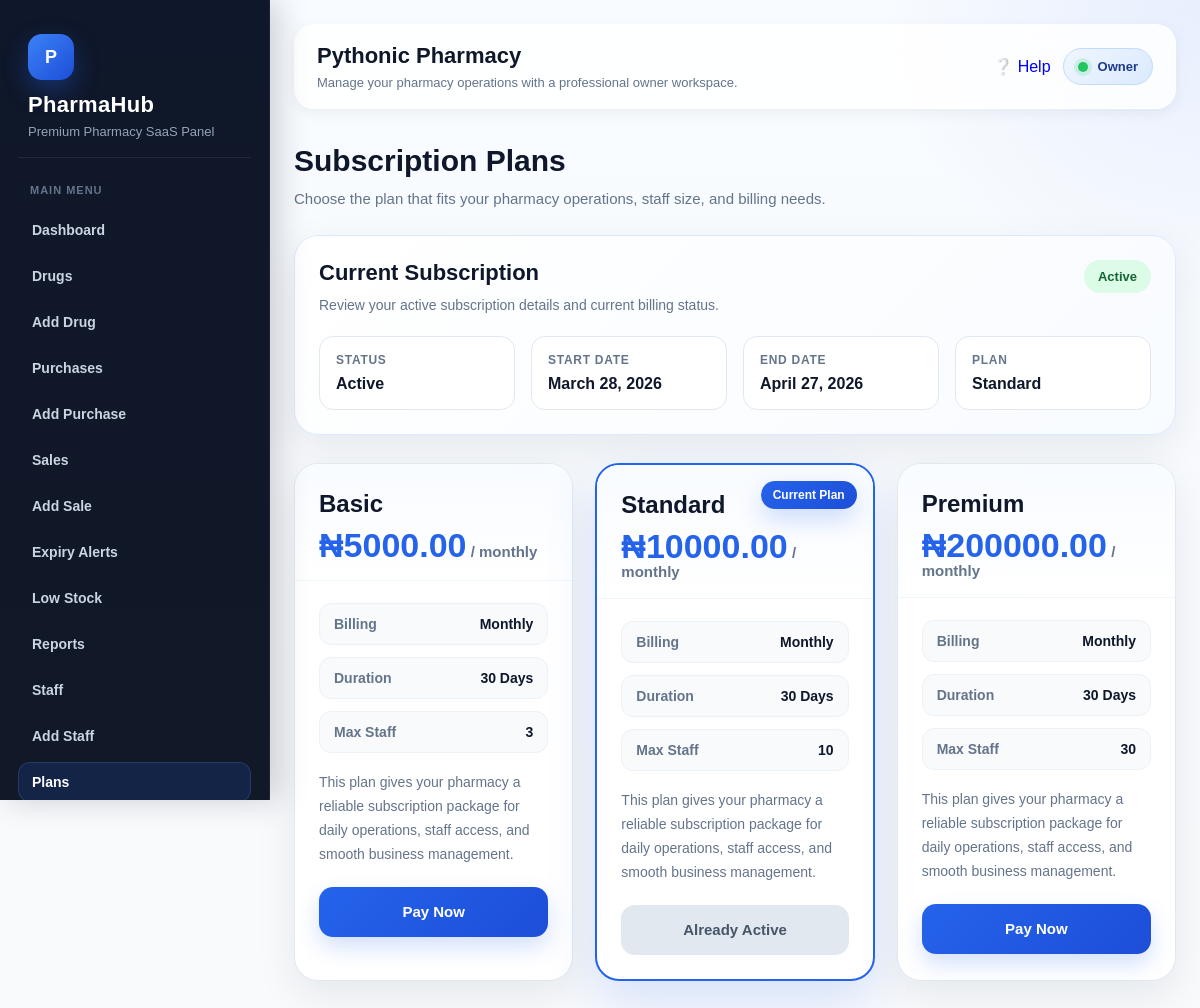
/subscriptions/plans/ (signed in), run on the app's committed database.
### accounts/models.py (models this page shows, shortened)
class User(AbstractUser):
    ROLE_CHOICES = (
        ('owner', 'Owner'),
        ('admin', 'Admin'),
        ('pharmacist', 'Pharmacist'),
        ('cashier', 'Cashier'),
        ('staff', 'Staff'),
    )
    pharmacy = models.ForeignKey(
        Pharmacy,
        on_delete=models.CASCADE,
        related_name='users',
        null=True,
        blank=True
    )
    role = models.CharField(max_length=20, choices=ROLE_CHOICES, default='staff')

### pharmacies/models.py (models this page shows, shortened)
class Pharmacy(models.Model):
    name = models.CharField(max_length=255)
    email = models.EmailField(unique=True)
    phone = models.CharField(max_length=20, blank=True, null=True)
    address = models.TextField(blank=True, null=True)
    is_active = models.BooleanField(default=True)
    is_suspended_by_owner = models.BooleanField(default=False)
    suspension_reason = models.CharField(max_length=255, blank=True, null=True)
    created_at = models.DateTimeField(auto_now_add=True)
    class Meta:
        ordering = ['name']

### subscriptions/models.py (models this page shows, shortened)
class Subscription(models.Model):
    STATUS_CHOICES = (
        ('trial', 'Trial'),
        ('active', 'Active'),
        ('expired', 'Expired'),
        ('pending', 'Pending'),
        ('cancelled', 'Cancelled'),
    )
    pharmacy = models.ForeignKey(
        Pharmacy,
        on_delete=models.CASCADE,
        related_name='subscriptions'
    )
    plan = models.ForeignKey(
        Plan,
        on_delete=models.SET_NULL,
        null=True,
        blank=True
    )
    status = models.CharField(max_length=20, choices=STATUS_CHOICES, default='pending')
    start_date = models.DateField()
    end_date = models.DateField()
    is_current = models.BooleanField(default=True)
    @property
    def is_active_subscription(self):
        today = timezone.now().date()
        return self.status in ['trial', 'active'] and self.end_date >= today

class Plan(models.Model):
    BILLING_CHOICES = (
        ('monthly', 'Monthly'),
        ('yearly', 'Yearly'),
    )
    name = models.CharField(max_length=100)
    price = models.DecimalField(max_digits=12, decimal_places=2)
    billing_cycle = models.CharField(max_length=20, choices=BILLING_CHOICES, default='monthly')
    duration_days = models.PositiveIntegerField(default=30)
    max_staff = models.PositiveIntegerField(default=3)
    description = models.TextField(blank=True, null=True)
    is_active = models.BooleanField(default=True)

### subscriptions/views.py (the view)
# urls.py: path('plans/', views.plan_list, name='plan_list'),
@login_required
def plan_list(request):
    plans = Plan.objects.filter(is_active=True)
    current_subscription = Subscription.objects.filter(
        pharmacy=request.user.pharmacy,
        is_current=True
    ).first()
    return render(request, 'subscriptions/plan_list.html', {
        'plans': plans,
        'current_subscription': current_subscription,
    })

### templates/subscriptions/plan_list.html (shortened to what this page needs)
{% extends 'base.html' %}
{% load static %}
{% block content %}
<div class="page-shell">
    <div class="page-header">
        <div>
            <h2>Subscription Plans</h2>
            <p>Choose the plan that fits your pharmacy operations, staff size, and billing needs.</p>
        </div>
    </div>
    {% if current_subscription %}
    <div class="status-card">
        <div class="status-card-header">
            <div>
                <h3>Current Subscription</h3>
                <p>Review your active subscription details and current billing status.</p>
            </div>
            <span class="status-pill {{ current_subscription.status|lower }}">
                {{ current_subscription.status }}
            </span>
        </div>
        <div class="status-grid">
            <div class="status-item">
                <div class="status-label">Status</div>
                <div class="status-value">{{ current_subscription.status }}</div>
            </div>
            <div class="status-item">
                <div class="status-label">Start Date</div>
                <div class="status-value">{{ current_subscription.start_date }}</div>
            </div>
            <div class="status-item">
                <div class="status-label">End Date</div>
                <div class="status-value">{{ current_subscription.end_date }}</div>
            </div>
            <div class="status-item">
                <div class="status-label">Plan</div>
                <div class="status-value">
                    {% if current_subscription.plan %}
                        {{ current_subscription.plan.name }}
                    {% else %}
                        Trial
                    {% endif %}
                </div>
            </div>
        </div>
    </div>
    {% endif %}
    {% if plans %}
    <div class="plans-grid">
        {% for plan in plans %}
        <div class="plan-card {% if current_subscription.plan and current_subscription.plan.id == plan.id and current_subscription.is_active_subscription %}current-plan{% endif %}">
            {% if current_subscription.plan and current_subscription.plan.id == plan.id and current_subscription.is_active_subscription %}
                <div class="plan-badge">Current Plan</div>
            {% endif %}
            <div class="plan-card-header">
                <h3 class="plan-name">{{ plan.name }}</h3>
                <p class="plan-price">
                    <strong>₦{{ plan.price }}</strong>
                    <span>/ {{ plan.billing_cycle }}</span>
                </p>
            </div>
            <div class="plan-body">
                <div class="feature-list">
                    <div class="feature-item">
                        <span class="label">Billing</span>
                        <span class="value">{{ plan.billing_cycle }}</span>
                    </div>
                    <div class="feature-item">
                        <span class="label">Duration</span>
                        <span class="value">{{ plan.duration_days }} days</span>
                    </div>
                    <div class="feature-item">
                        <span class="label">Max Staff</span>
                        <span class="value">{{ plan.max_staff }}</span>
                    </div>
                </div>
                <p class="plan-description">
                    {% if plan.description %}
                        {{ plan.description }}
                    {% else %}
                        This plan gives your pharmacy a reliable subscription package for daily operations, staff access, and smooth business management.
                    {% endif %}
                </p>
                <div class="plan-footer">
                    {% if current_subscription.plan and current_subscription.plan.id == plan.id and current_subscription.is_active_subscription %}
                        <span class="current-btn">Already Active</span>
                    {% else %}
                        <a href="{% url 'choose_plan' plan.id %}" class="pay-btn">Pay Now</a>
                    {% endif %}
                </div>
            </div>
        </div>
        {% endfor %}
    </div>
    {% else %}
    <div class="empty-plans">
        No subscription plans are available at the moment.
    </div>
    {% endif %}
</div>
{% endblock %}

### templates/base.html (shortened to what this page needs)
<!DOCTYPE html>
<html lang="en">
<head>
</head>
<body>
{% if user.is_authenticated %}
    <div class="layout">
        <aside class="sidebar">
            <div class="brand-box">
                <div class="brand-logo">P</div>
                <h1 class="brand-title">PharmaHub</h1>
                <p class="brand-subtitle">Premium Pharmacy SaaS Panel</p>
            </div>
            <div class="nav-section">
                <div class="nav-label">Main Menu</div>
                {% if user.role == 'owner' or user.role == 'staff' or user.role == 'cashier' or user.role == 'pharmacist' %}
                    <a href="{% url 'dashboard' %}">Dashboard</a>
                    <a href="{% url 'drug_list' %}">Drugs</a>
                {% endif %}
                {% if user.role == 'owner' %}
                    <a href="{% url 'add_drug' %}">Add Drug</a>
                    <a href="{% url 'purchase_list' %}">Purchases</a>
                    <a href="{% url 'add_purchase' %}">Add Purchase</a>
                    <a href="{% url 'sale_list' %}">Sales</a>
                    <a href="{% url 'add_sale' %}">Add Sale</a>
                    <a href="{% url 'expiry_alerts' %}">Expiry Alerts</a>
                    <a href="{% url 'low_stock' %}">Low Stock</a>
                    <a href="{% url 'report_home' %}">Reports</a>
                    <a href="{% url 'staff_list' %}">Staff</a>
                    <a href="{% url 'add_staff' %}">Add Staff</a>
                    <a href="{% url 'plan_list' %}">Plans</a>
                {% elif user.role == 'cashier' or user.role == 'pharmacist' or user.role == 'staff' %}
                    <a href="{% url 'sale_list' %}">Sales</a>
                    <a href="{% url 'add_sale' %}">Add Sale</a>
                    <a href="{% url 'purchase_list' %}">Purchases</a>
                    <a href="{% url 'add_purchase' %}">Add Purchase</a>
                {% endif %}
            </div>
        </aside>
        <main class="main">
            <div class="topbar">
                <div class="topbar-content">
                    <div class="topbar-left">
                        <h2>
                            {% if user.pharmacy %}
                                {{ user.pharmacy.name }}
                            {% else %}
                                Dashboard
                            {% endif %}
                        </h2>
                        <p>Manage your pharmacy operations with a professional owner workspace.</p>
                    </div>
                    <div class="topbar-right">
                        {% url 'help' as help_url %}
                        <a href="{{ help_url }}" class="topbar-help-btn {% if request.path == help_url %}active{% endif %}">
                            <span>❔</span>
                            <span>Help</span>
                        </a>
                        <div class="user-badge">
                            <span class="dot"></span>
                            {{ user.role|title }}
                        </div>
                    </div>
                </div>
            </div>
            {% block content %}{% endblock %}
        </main>
    </div>
{% endif %}
</body>
</html>

### templates/base.html (style rules this page uses)
:root { --bg: #f5f7fb; --surface: #ffffff; --surface-2: #f8fafc; --border: #e5e7eb; --text: #0f172a; --muted: #64748b; --primary: #2563eb; --primary-dark: #1d4ed8; --success-bg: #dcfce7; --success-text: #166534; --error-bg: #fee2e2; --error-text: #991b1b; --warning: #ea580c; --danger: #dc2626; --sidebar-top: #0f172a; --sidebar-bottom: #111827; --sidebar-text: #cbd5e1; --sidebar-active-bg: rgba(37, 99, 235, 0.16); --sidebar-active-text: #ffffff; --shadow-sm: 0 4px 14px rgba(15, 23, 42, 0.06); --shadow-md: 0 10px 30px rgba(15, 23, 42, 0.08); --shadow-lg: 0 20px 45px rgba(15, 23, 42, 0.12); --radius-sm: 10px; --radius-md: 16px; --radius-lg: 22px; --transition: all 0.25s ease; }
* { box-sizing: border-box; }
html { scroll-behavior: smooth; }
body { margin: 0; font-family: Arial, sans-serif; background: radial-gradient(circle at top right, rgba(37, 99, 235, 0.08), transparent 20%), linear-gradient(180deg, #f8fbff 0%, var(--bg) 100%); color: var(--text); min-height: 100vh; overflow-x: hidden; }
a { text-decoration: none; }
.layout { display: flex; min-height: 100vh; }
.sidebar { width: 270px; background: linear-gradient(180deg, var(--sidebar-top) 0%, var(--sidebar-bottom) 100%); color: white; padding: 24px 18px; position: fixed; top: 0; left: 0; height: 100vh; overflow-y: auto; transition: var(--transition); z-index: 1000; border-right: 1px solid rgba(255,255,255,0.05); box-shadow: 8px 0 30px rgba(2, 6, 23, 0.18); }
.brand-box { padding: 10px 10px 18px; margin-bottom: 18px; border-bottom: 1px solid rgba(255,255,255,0.08); }
.brand-logo { display: inline-flex; align-items: center; justify-content: center; width: 46px; height: 46px; border-radius: 14px; background: linear-gradient(135deg, #3b82f6, #1d4ed8); color: #fff; font-weight: 700; font-size: 18px; box-shadow: 0 10px 25px rgba(37, 99, 235, 0.35); margin-bottom: 12px; }
.brand-title { margin: 0; font-size: 22px; color: #ffffff; letter-spacing: 0.3px; }
.brand-subtitle { margin: 6px 0 0; font-size: 13px; color: #94a3b8; }
.nav-section { margin-bottom: 18px; }
.nav-label { font-size: 11px; font-weight: 700; text-transform: uppercase; letter-spacing: 1px; color: #64748b; padding: 8px 12px; margin-bottom: 6px; }
.sidebar a { display: flex; align-items: center; gap: 10px; color: var(--sidebar-text); padding: 12px 14px; margin-bottom: 6px; border-radius: 12px; font-size: 14px; font-weight: 600; transition: var(--transition); }
.sidebar a.active-link { background: var(--sidebar-active-bg); color: var(--sidebar-active-text); box-shadow: inset 0 0 0 1px rgba(96, 165, 250, 0.18); }
.main { margin-left: 270px; width: calc(100% - 270px); min-height: 100vh; padding: 24px; transition: var(--transition); }
.topbar { background: rgba(255,255,255,0.82); backdrop-filter: blur(12px); border: 1px solid rgba(255,255,255,0.7); padding: 18px 22px; border-radius: 20px; margin-bottom: 24px; position: sticky; top: 14px; z-index: 30; box-shadow: var(--shadow-sm); }
.topbar-content { display: flex; align-items: center; justify-content: space-between; gap: 14px; flex-wrap: wrap; }
.topbar-left h2 { margin: 0; font-size: 22px; color: var(--text); }
.topbar-left p { margin: 6px 0 0; color: var(--muted); font-size: 13px; }
.topbar-right { display: flex; align-items: center; gap: 12px; flex-wrap: wrap; }
.user-badge { display: inline-flex; align-items: center; gap: 10px; background: linear-gradient(135deg, #eff6ff, #dbeafe); color: #1e3a8a; padding: 10px 14px; border-radius: 999px; font-size: 13px; font-weight: 700; border: 1px solid #bfdbfe; }
.dot { width: 10px; height: 10px; border-radius: 50%; background: #22c55e; box-shadow: 0 0 0 4px rgba(34, 197, 94, 0.15); }
.page-header { margin-bottom: 22px; }
.page-header h2 { margin: 0 0 8px; font-size: 30px; line-height: 1.2; }
.page-header p { margin: 0; color: var(--muted); font-size: 14px; }

### data on the page
User: pharmacy.name "Pythonic Pharmacy", role "Owner"
Subscription: status "Active", start_date "March 28, 2026", end_date "April 27, 2026", plan.name "Standard"
Plan: name "Basic", price "5000.00", billing_cycle "monthly", billing_cycle "Monthly", duration_days "30", max_staff "3", shows "Pay Now"
Plan: shows "Current Plan", name "Standard", price "10000.00", billing_cycle "monthly", billing_cycle "Monthly", duration_days "30", max_staff "10", shows "Already Active"
Plan: name "Premium", price "200000.00", billing_cycle "monthly", billing_cycle "Monthly", duration_days "30", max_staff "30", shows "Pay Now"
